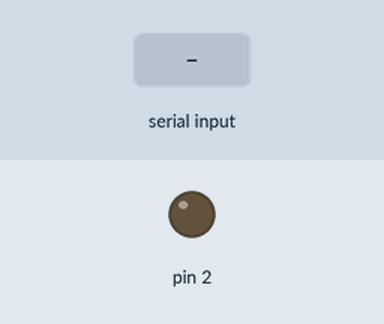
Bench run of a sketch on a simulated Arduino Uno, built with avr-gcc and run on an emulated ATmega328P. Shown: output pins drawn as LEDs (lit = HIGH). Inputs (shaded band) come from the test bench.

Above: at 1.2 s.
1.3 s: "A" received over Serial
At 2.3 s:
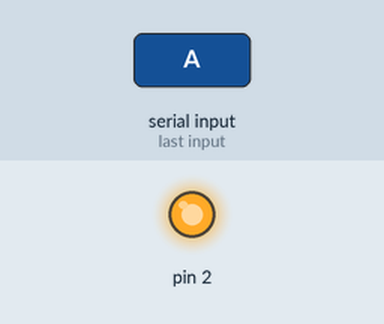
2.8 s: "B" received over Serial
At 3.5 s:
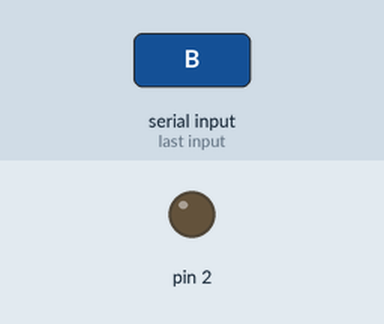
Timing chart, 0 to 5.8 s (numbered marks = the images above; inputs shaded):
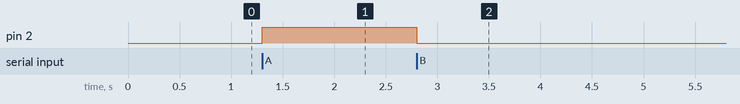

Measured:
- after the input at 1.3 s, pin 2: LOW → HIGH at once
- after the input at 2.8 s, pin 2: HIGH → LOW at once

The sketch:

Code.ino
```cpp
/*

Created by Vishan A.Amarnath

www.vishanamarnath.com

 */


int bluetooth;

void setup()
{
  pinMode(2,OUTPUT);
  Serial.begin(9600);      //set baud rate

  }

  void loop()
  {
    if(Serial.available()>0)   //check is  the data  present or not
    {
     bluetooth = Serial.read(); //reaing the data present in the serial available
    }
    if(bluetooth=='A')    //it checks the data recived from the bluetooth module is A
    {
    digitalWrite(2,HIGH); //if the data is A the Relay should power on
    }
     else if(bluetooth=='B')  //it checks the data recived from the bluetooth module is B
    {
    digitalWrite(2,LOW);  //if the data is A the Relay should power off
    }
  }
```
